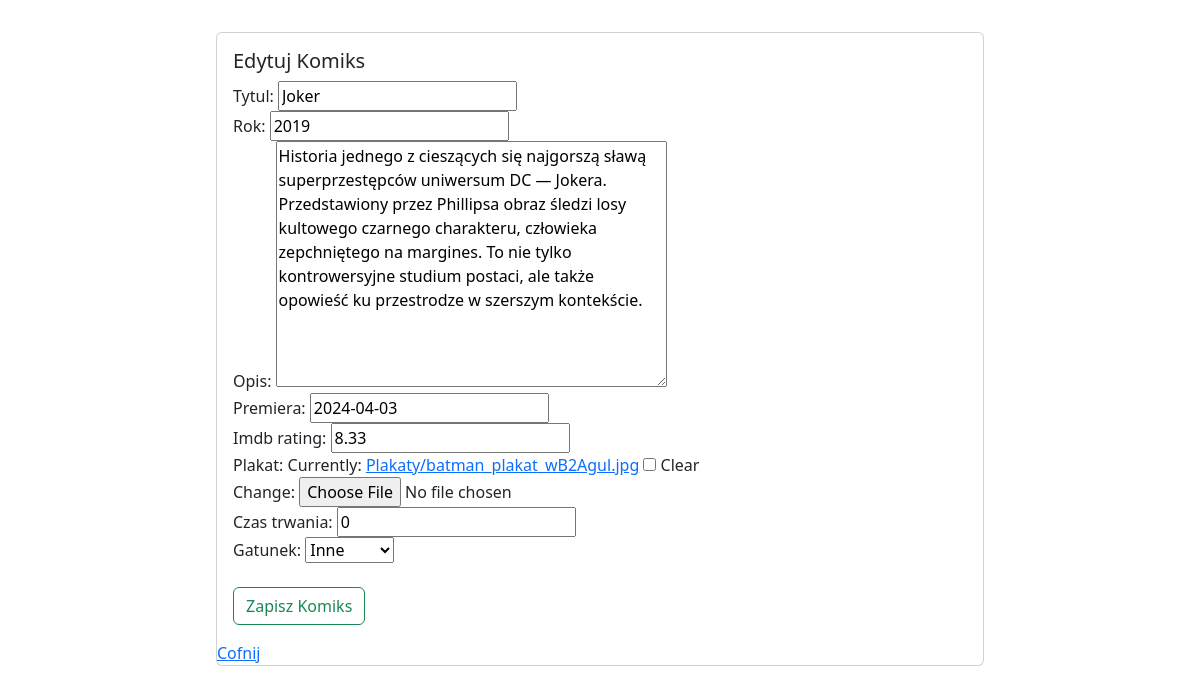
Before: /komiksy/edytuj/3/ (signed in) with the older database file.
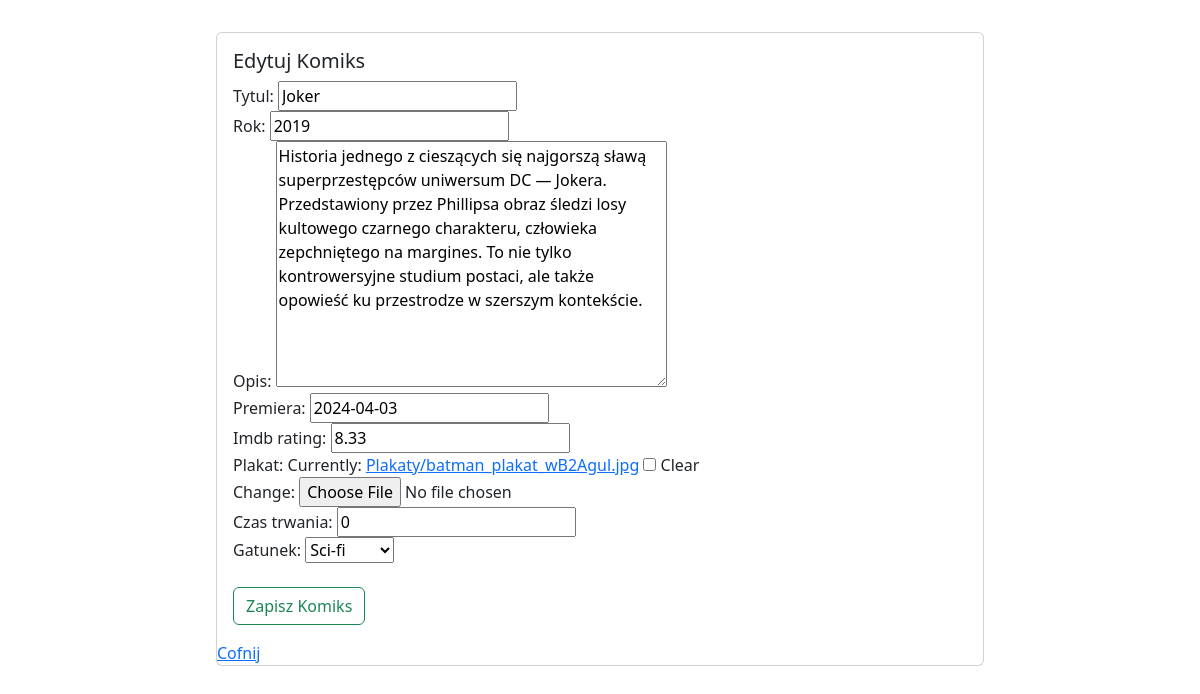
After: the same page with the newer database file.
### komiksyweb/models.py (models this page shows, shortened)
class Komiks(models.Model):
    tytul = models.CharField(max_length=64, blank=False, unique=True)
    rok = models.PositiveSmallIntegerField(default=2000)
    opis = models.TextField(default="")
    premiera = models.DateField(null=True,blank=True)
    imdb_rating = models.DecimalField(max_digits=4, decimal_places=2, null=True,blank=True)
    plakat = models.ImageField(upload_to="Plakaty", null=True, blank=True)
    dodatkowe = models.OneToOneField(DodatkoweInfo, on_delete=models.CASCADE, null=True, blank=True)

class DodatkoweInfo(models.Model):
    GATUNEK = {
        (0, 'Inne'),
        (1, 'Horror'),
        (2, 'Komedia'),
        (3, 'Sci-fi'),
        (4, 'Drama'),
    }
    czas_trwania = models.PositiveSmallIntegerField(default=0)
    gatunek = models.PositiveSmallIntegerField(default=0, choices=GATUNEK)

### komiksyweb/views.py (the view)
# urls.py: path('edytuj/<int:id>/', edytuj_komiks, name = "edytuj_komiks"), #przesłanie do funkcji parametru id
@login_required
def edytuj_komiks(request, id):     #parametr id pochodzi z urls
    komiks = get_object_or_404(Komiks, pk=id) #READ - pobranie rekordu z bazy w celu edycji
    try:
        dodatkowe = DodatkoweInfo.objects.get(komiks=komiks.id)
    except DodatkoweInfo.DoesNotExist:
        dodatkowe = None
    form_komiks = KomiksForm(request.POST or None, request.FILES or None, instance=komiks)
    form_dodatkowe = DodatkoweInfoForm(request.POST or None, instance=dodatkowe)
    if all((form_komiks.is_valid(), form_dodatkowe.is_valid())):
        komiks = form_komiks.save(commit=False)
        dodatkowe = form_dodatkowe.save()
        komiks.dodatkowe = dodatkowe
        komiks.save()
        return redirect(wszystkie_komiksy)
    return render(request,'komiks_form.html',{'form':form_komiks,'form_dodatkowe': form_dodatkowe, 'nowy': False})

### komiksyweb/forms.py
class KomiksForm(ModelForm):
    class Meta:
        model = Komiks
        fields = ['tytul','rok','opis','premiera','imdb_rating','plakat']

class DodatkoweInfoForm(ModelForm):
    class Meta:
        model = DodatkoweInfo
        fields = ['czas_trwania','gatunek']

### templates/komiks_form.html (shortened to what this page needs)
{% extends 'glowny.html' %}
{% load bootstrap %}
{% block strona %}
        <div class="card mx-auto" style="width: 48rem;">
          <div class="card-body">
            {% if  nowy %}
                <h5 class="card-title">Nowy Komiks</h5>
            {% else %}
                <h5 class="card-title">Edytuj Komiks</h5>
            {% endif %}
                <form method="post" enctype="multipart/form-data">
                    {{form|bootstrap}}
                    {{form_dodatkowe|bootstrap}}
                    <br>
                        {% if  nowy %}
                            <button type="submit" class="btn btn-outline-success">Dodaj Komiks</button>
                        {% else %}
                            <button type="submit" class="btn btn-outline-success">Zapisz Komiks</button>
                        {% endif %}
                </form>
          </div>
            <a href="{% url 'wszystkie_komiksy' %}">Cofnij</a>
        </div>
{% endblock %}

### templates/glowny.html (shortened to what this page needs)
{% load static %}
<!doctype html>
<html lang="en">
<head>
    <link href="https://cdn.jsdelivr.net/npm/bootstrap@5.3.3/dist/css/bootstrap.min.css" rel="stylesheet">
    <link rel="stylesheet" href="{% static 'moj.css' %}">
</head>
<body>
    {% block strona %} {% endblock %}
</body>
</html>

### moje_static/moj.css (style rules this page uses)
body { padding: 2rem; }

Changed rows visible on the page:
added DodatkoweInfo: czas_trwania "0", gatunek "Sci-fi"
Other visible differences:
form field czas_trwania: "0" → (not shown)
form field gatunek: "Inne" → (not shown)
